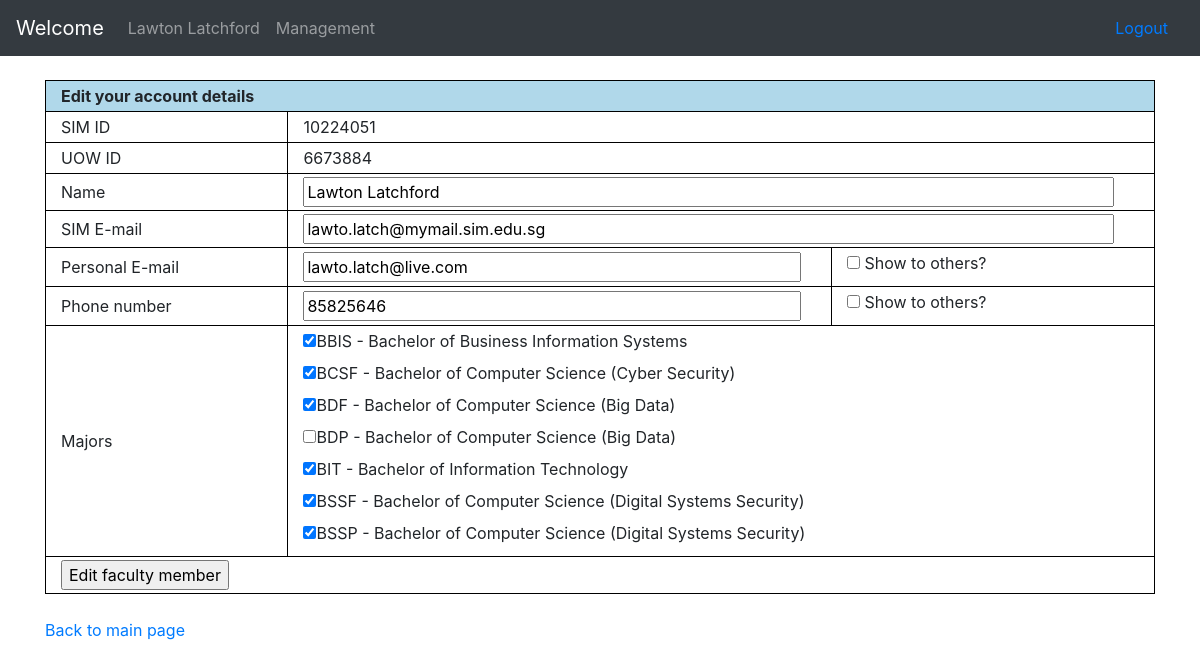
Page /edit_faculty.php?a=10224051 (signed in) on the committed database.
### tables this page shows
CREATE TABLE IF NOT EXISTS `accounts` (
  `sim_id` varchar(10) NOT NULL,
  `uow_id` varchar(10) NOT NULL,
  `name` tinytext NOT NULL,
  `password` varchar(64) NOT NULL,
  `phone` varchar(16) DEFAULT NULL,
  `sim_email` varchar(64) DEFAULT NULL,
  `personal_email` varchar(64) DEFAULT NULL,
  `show_phone` tinyint(1) NOT NULL DEFAULT '0',
  `show_email` tinyint(1) NOT NULL DEFAULT '0',
  `type` int(1) NOT NULL COMMENT '0 = Faculty, 1 = Full-time Student, 2 = Part-time Student, 8 = Admin, 9 = Superadmin',
  `majors` json DEFAULT NULL COMMENT 'Faculty => JSON of varchar(8)+,\r\nStudent = JSON of 1 varchar(8) -\r\n[majors.id]',
  `choices` json DEFAULT NULL COMMENT 'Students only -\r\nJSON of varchar(8) [projects.id]',
  `year` smallint(4) DEFAULT NULL COMMENT 'Students only',
  `quarter` tinyint(1) DEFAULT NULL COMMENT 'Students only (1, 2, 3, or 4)',
  PRIMARY KEY (`sim_id`),
  UNIQUE KEY `accounts_uow_id` (`uow_id`),
  KEY `accounts_year_quarter` (`year`,`quarter`) USING BTREE,
  KEY `accounts_type` (`type`),
  KEY `accounts_sim_email` (`sim_email`) USING BTREE,
  KEY `accounts_personal_email` (`personal_email`)
);

CREATE TABLE IF NOT EXISTS `majors` (
  `id` varchar(8) NOT NULL,
  `name` varchar(64) NOT NULL,
  `description` text NOT NULL,
  `type` tinyint(1) NOT NULL COMMENT '0 = Part-time \r\n1 = Full-time',
  PRIMARY KEY (`id`)
);

### include/funcs/sql_funcs.php (called while the page is built, shortened)
<?php
	require_once(dirname(__FILE__)."/_account_funcs.php");
	require_once(dirname(__FILE__)."/_major_funcs.php");
	function str_clean(&$string){
		return mysqli_real_escape_string($GLOBALS['mysql_link'], trim($string));
	}
	function db_query($query){
		$result = mysqli_query($GLOBALS['mysql_link'], $query);
		$error = mysqli_error($GLOBALS['mysql_link']);
		return $result;
	}
?>

### include/funcs/_account_funcs.php (called while the page is built, shortened)
<?php
	require_once(dirname(__FILE__)."/../class/ClassAccount.php");
	require_once(dirname(__FILE__)."/../class/ClassFaculty.php");
	function get_account($id, $type = ""){
		if($type == ""){
			$query = db_query("SELECT `type` FROM `accounts` WHERE `sim_id` = '{$id}';");
			if(mysqli_num_rows($query) > 0){
				$type = mysqli_fetch_assoc($query)['type'];
			}else{
				throw new Exception("Account not found.");
			}
		}
		if($type == 1 || $type == 2){
			return new Student($id);
		}elseif($type == 8 || $type == 9){
			return new Admin($id);
		}elseif($type == 0){
			return new Faculty($id);
		}
		throw new Exception("Account type not found.");
	}
?>

### include/class/ClassAccount.php (called while the page is built, shortened)
<?php
	require_once (dirname(__FILE__)."/../funcs/sql_funcs.php");
	abstract class Account{
		private	$name;
		private	$phone;
		private	$sim_email;
		private	$personal_email;
		private	$show_phone;
		private	$show_email;
		protected $account_type;
		public function __construct($id){
			$id = str_clean($id);
			$query = db_query("SELECT * FROM `accounts` WHERE `sim_id` = '{$id}' LIMIT 1;");
			$result = mysqli_fetch_assoc($query);
			if(mysqli_num_rows($query) == 1){
				$this->sim_id = $result['sim_id'];
				$this->uow_id = $result['uow_id'];
				$this->name = htmlspecialchars_decode($result['name']);
				$this->phone = $result['phone'];
				$this->sim_email = $result['sim_email'];
				$this->personal_email = $result['personal_email'];
				$this->show_phone = $result['show_phone'];
				$this->show_email = $result['show_email'];
				$this->account_type = $result['type'];
				$this->raw = $result;
			}else{
				throw new Exception("Account not found.");
			}
		}
		public function get_name($safe = false){
			if($safe){
				return htmlspecialchars($this->name, ENT_QUOTES);
			}else{
				return $this->name;
			}
		}
		public function get_phone(){
			return $this->phone;
		}
		public function get_sim_email(){
			return $this->sim_email;
		}
		public function get_personal_email(){
			return $this->personal_email;
		}
		public function is_admin(){
			return ($this->account_type == 8 || $this->account_type == 9);
		}
		public function show_phone(){
			return (bool)$this->show_phone;
		}
		public function show_email(){
			return (bool)$this->show_email;
		}
	}
?>

### include/class/ClassFaculty.php (called while the page is built, shortened)
<?php
	require_once (dirname(__FILE__)."/../funcs/sql_funcs.php");
	class Faculty extends Account{
		public function __construct($id){
			parent::__construct($id);
			if($this->account_type == 1 || $this->account_type == 2){
				throw new Exception("Account is not part of faculty.");
			}else{
				$this->majors = json_decode($this->raw['majors']);
			}
		}
		public function get_majors($as_string = false){
			if($as_string){
				if($this->majors != null){
					return (implode(", ", $this->majors));
				}else{
					return "N/A";
				}
			}else{
				return $this->majors;
			}
		}
	}
?>

### include/funcs/_major_funcs.php (called while the page is built, shortened)
<?php
	require_once(dirname(__FILE__)."/../class/ClassMajor.php");
	function get_major($id){
		if(is_array($id)){
			array_walk_recursive($id, function(&$value, $key){
				str_clean($value);
				$value = htmlspecialchars($value);
			});
			$output = [];
			while($row = mysqli_fetch_assoc($query)){
				try{
					$output[] = get_major($row['id']);
				}catch(Exception $e){
					continue;
				}
			}
			return $output;
		}else{
			return new Major($id);
		}
	}
	function get_all_majors(){
		$query = db_query("SELECT `id` FROM `majors` ORDER BY `id` ASC;");
		$output = [];
		while($row = mysqli_fetch_assoc($query)){
			try{
				$output[$row['id']] = get_major($row['id']);
			}catch(Exception $e){
				continue;
			}
		}
		return $output;
	}
?>

### include/class/ClassMajor.php (called while the page is built, shortened)
<?php
	require_once (dirname(__FILE__)."/../funcs/sql_funcs.php");
	class Major{
		private	$name;
		public function __construct($id){
			$id = str_clean($id);
			$query = db_query("SELECT * FROM `majors` WHERE `id` = '{$id}' LIMIT 1;");
			$result = mysqli_fetch_assoc($query);
			if(mysqli_num_rows($query) == 1){
				$this->id = $result['id'];
				$this->name = htmlspecialchars_decode($result['name']);
			}else{
				throw new Exception("Major not found.");
			}
		}
		public function get_name($safe = false){
			if($safe){
				return htmlspecialchars($this->name, ENT_QUOTES);
			}else{
				return $this->name;
			}
		}
	}
?>

### edit_faculty.php (the view, shortened to what this page needs)
<?php
	require_once("include/funcs/sql_funcs.php");
	$account = get_account($_SESSION["id"]);
	try{
		$faculty = get_account($_GET['a']);
	}catch(Exception $e){
		header("location: view_all.php?t=faculty");
		@mysqli_close($GLOBALS['mysql_link']);
		exit();
	}
?>
<!DOCTYPE html>
<html lang='en'>
	<head>
		<link rel='stylesheet' href='include/css/main.css' />
	</head>
	<body>
		<?php include("include/templates/header.php"); ?>
		<div class='container'>
		<form action='exec_faculty.php' method='POST'>
			<table id='edit_faculty' class='basic_table' >
				<tr>
					<td colspan='3'>
						<span style='float:left;'>
							<?= (($account->sim_id == $faculty->sim_id) ? "Edit your account details" : "Edit a faculty account") ?>
						</span>
					</td>
				</tr>
				<tr>
					<td>
						SIM ID
					</td>
					<td colspan='2'>
						<?php
							if($account->is_admin()){
						?>
								<input type='text' name='new_sim_id' maxlength='10' value='<?= $faculty->sim_id ?>' style='width:97%;' required />
						<?php
							}else{
						?>
								<?= $faculty->sim_id ?>
						<?php
							}
						?>
					</td>
				</tr>
				<tr>
					<td>
						UOW ID
					</td>
					<td colspan='2'>
						<?php
							if($account->is_admin()){
						?>
								<input type='text' name='new_uow_id' maxlength='10' value='<?= $faculty->uow_id ?>' style='width:97%;' required />
						<?php
							}else{
						?>
								<?= $faculty->uow_id ?>
						<?php
							}
						?>
					</td>
				</tr>
				<tr>
					<td>
						Name
					</td>
					<td colspan='2'>
						<input type='text' name='name' maxlength='64' value='<?= $faculty->get_name() ?>' style='width:97%;' required />
					</td>
				</tr>
				<tr>
					<td>
						SIM E-mail
					</td>
					<td colspan='2'>
						<input type='email' name='sim_email' value='<?= $faculty->get_sim_email() ?>' maxlength='64'  style='width:97%;' required />
					</td>
				</tr>
				<tr>
					<td>
						Personal E-mail
					</td>
					<td>
						<input type='email' name='personal_email' value='<?= $faculty->get_personal_email() ?>' maxlength='64'  style='width:97%;' />
					</td>
					<?php
						if($account->sim_id == $faculty->sim_id){
					?>
							<td>
								<label><input type='checkbox' name='show_email' value='1' <?= (($faculty->show_email()) ? "checked" : "") ?>/> Show to others?</label>
							</td>
					<?php
						}else{
					?>
							<td style='background-color:<?= (($faculty->show_email()) ? "#C7E8C7" : "#E28D8D") ?>'>
								<?= (($faculty->show_email()) ? "Shown" : "Hidden") ?>
							</td>
					<?php
						}
					?>
				</tr>
					<td>
						Phone number
					</td>
					<td>
						<input type='text' name='phone' value='<?= $faculty->get_phone() ?>' style='width:97%;' />
					</td>
					<?php
						if($account->sim_id == $faculty->sim_id){
					?>
							<td>
								<label><input type='checkbox' name='show_phone' value='1' <?= (($faculty->show_phone()) ? "checked" : "") ?>/> Show to others?</label>
							</td>
					<?php
						}else{
					?>
							<td style='background-color:<?= (($faculty->show_phone()) ? "#C7E8C7" : "#E28D8D") ?>'>
								<?= (($faculty->show_phone()) ? "Shown" : "Hidden") ?>
							</td>
					<?php
						}
					?>
				<tr>
					<td>
						Majors
					</td>
					<td colspan='2'>
						<?php
							$all_majors = get_all_majors();
							foreach($all_majors as $major){
						?>
								<label><input type='checkbox' name='majors[]' value='<?= $major->id ?>' <?= (in_array($major->id, $faculty->get_majors()) ? "checked" : "") ?>/><?= $major->id ?> - <?= $major->get_name() ?></label>
								<br />
						<?php
							}
						?>
					</td>
				</tr>
				<tr>
				<tr>
					<td colspan='3'>
						<input type='submit' name='edit' value='Edit faculty member'>
					</td>
				</tr>
			</table>
		</form>
		<br />
		<a href='home.php'>Back to main page</a>
		</div>
	</body>
</html>

### include/templates/header.php (shortened to what this page needs)
<link href='include/css/bootstrap.min.css' rel='stylesheet' id='bootstrap-css'>
<div class='navbar navbar-expand-md navbar-dark bg-dark mb-4' role='navigation' style='width:100%; z-index:1;'>
    <a class='navbar-brand' href='home.php'>Welcome </a>
    <div class='collapse navbar-collapse' id='navbarCollapse'>
        <ul class='navbar-nav mr-auto'>
            <li class='nav-item'>
				<a class='nav-link'  href='view_account.php?a=<?= $account->sim_id ?>'>
					<?= $account->get_name() ?>
				</a>
            </li>
			<li class='nav-item'>
				<a class='nav-link' href='management.php'>Management</a>
			</li>
        </ul>
		<a class='nav-link' href='logout.php'>Logout</a>
    </div>
</div>

### include/css/main.css (style rules this page uses)
.basic_table { width:100%; border: 1px solid #000000; border-collapse: collapse; }
.basic_table tr td { border: 1px solid #000000; padding: 3px 15px; }
.basic_table tr:first-child td { background-color:#B0D8EA; font-weight: bold; }
table { margin:auto; }

### rows in the picture
accounts: name "Lawton Latchford", sim_id "10224051", uow "6673884", sim_email "lawto.latch@mymail.sim.edu.sg", personal_email "lawto.latch@live.com", phone "85825646"
majors: id "☑", id "BBIS", name "Bachelor of Business Information Systems"
majors: id "☑", id "BCSF", name "Bachelor of Computer Science (Cyber Security)"
majors: id "☑", id "BDF", name "Bachelor of Computer Science (Big Data)"
majors: id "BDP", name "Bachelor of Computer Science (Big Data)"
majors: id "☑", id "BIT", name "Bachelor of Information Technology"
majors: id "☑", id "BSSF", name "Bachelor of Computer Science (Digital Systems Security)"
majors: id "☑", id "BSSP", name "Bachelor of Computer Science (Digital Systems Security)"
